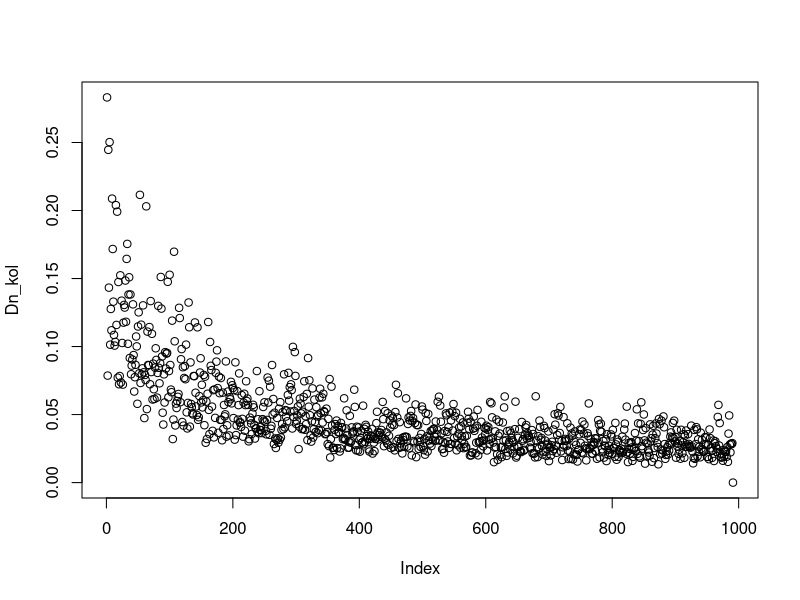

This chart was generated by the following R code:
n0 <- 10
size <- 1000
Dn <- matrix(0, size-n0+1)
Dn_kol <- matrix(0, size-n0+1)
for(n in c(n0:size)) {
  X <- rnorm(n)
  Fn <- ecdf(X)
  Y <- sort(X)
  Xn <- pnorm(Y)
  D <- abs(Y-qnorm(Fn(Y)))
  Dn[n-n0] <- max(D)
  D_kol <- abs(Xn-Fn(Y))
  Dn_kol[n-n0] <- max(D_kol)
}

plot(Dn_kol)